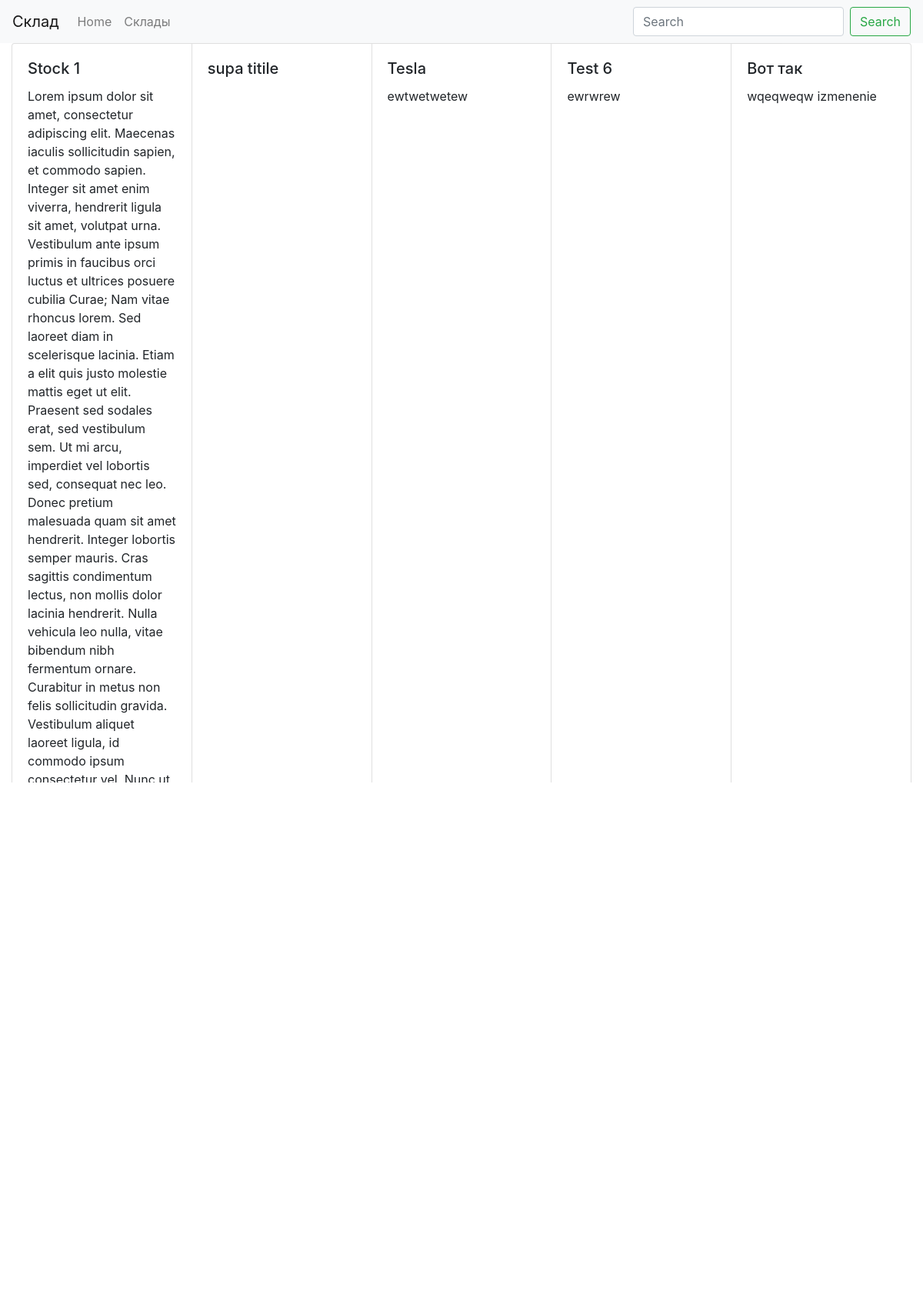
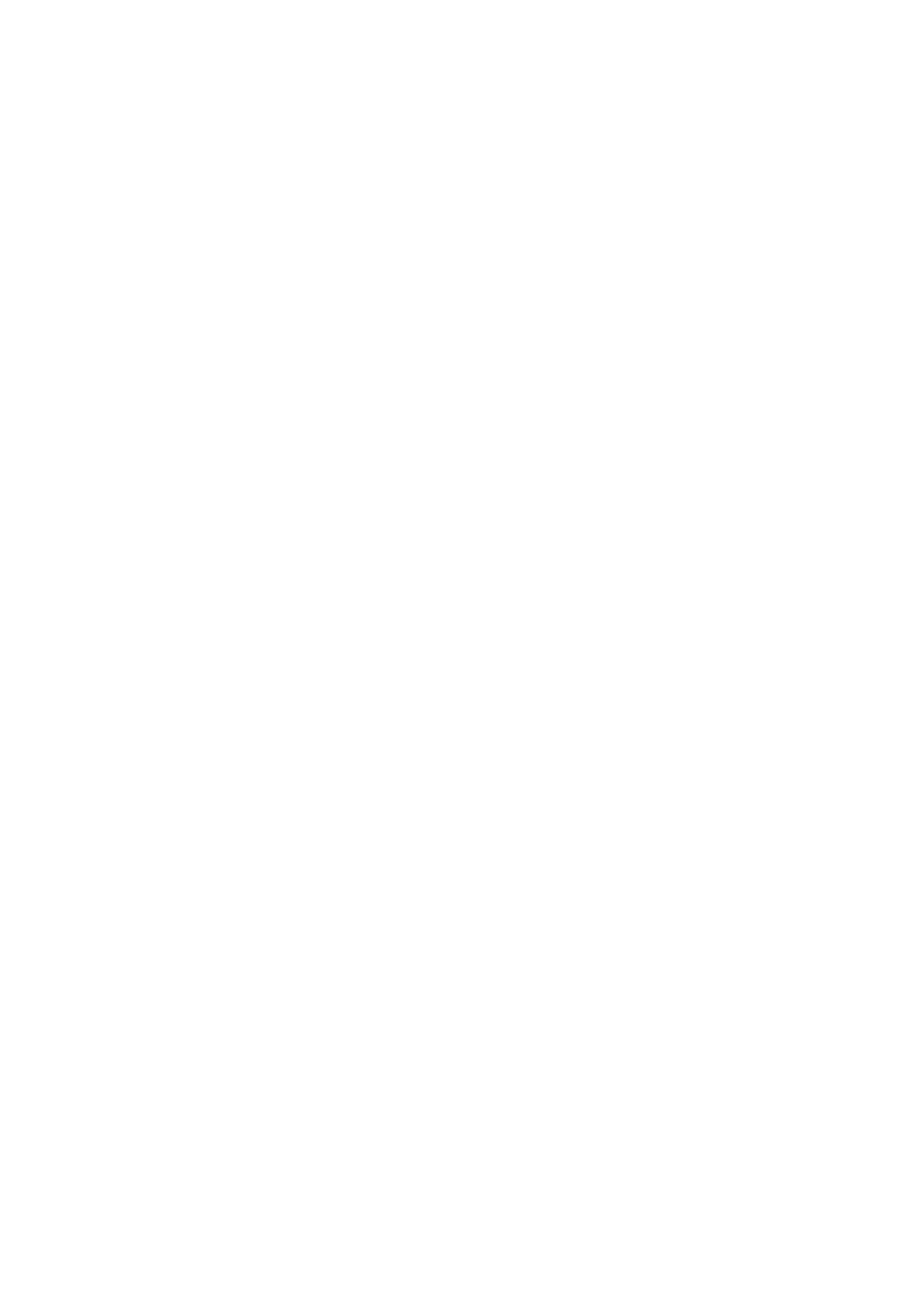
/stock/ (upper part), run on the app's committed database (2 pictures, top to bottom).
### stock/models.py (models this page shows, shortened)
class StockItem(models.Model): #stockitem_set.all()
	contractor = models.ForeignKey(User, default=1, on_delete=models.SET_NULL, null=True)
	title = models.CharField(max_length=120)
	slug = models.SlugField(unique=True) # hello world -> hello-world
	content = models.TextField(null=True, blank=True)

### stock/views.py (the view)
# urls.py: path('', stock_item_list_view),
def stock_item_list_view(request):
	qs = StockItem.objects.all()
	template_name = 'stock_item/list.html'
	context = {'object_list': qs}
	return render(request, template_name, context)

### stock/templates/stock_item/list.html
{% extends "base.html" %}
{% block content %}
     <div class='card-group'>
	{% for object in object_list %}
		{% include 'stock_item/list-inline.html' with stock_item=object %}
	{% endfor %}
	</div>
{% endblock %}

### stock/templates/stock_item/list-inline.html
<div class='card'>
	<div class='card-body'>
		<h5 class='card-title'>{{ stock_item.title }}</h5>
		<p class='card-text'>{{ stock_item.content }}</p>
	</div>
</div>

### data on the page
StockItem: title "Stock 1"
StockItem: title "supa titile"
StockItem: title "Tesla", content "ewtwetwetew"
StockItem: title "Test 6", content "ewrwrew"
StockItem: title "Вот так", content "wqeqweqw izmenenie"
